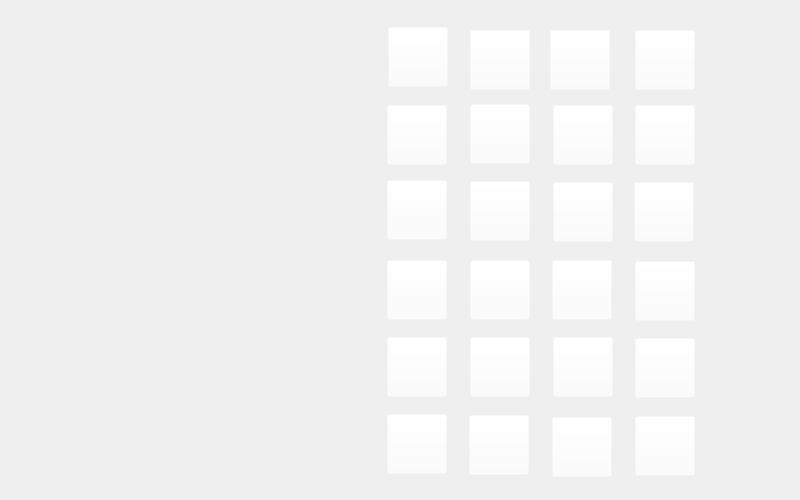
<?xml version="1.0" encoding="UTF-8"?>
<ui version="4.0">
 <class>Form</class>
 <widget class="QWidget" name="Form">
  <property name="geometry">
   <rect>
    <x>0</x>
    <y>0</y>
    <width>800</width>
    <height>500</height>
   </rect>
  </property>
  <property name="windowTitle">
   <string>Form</string>
  </property>
  <widget class="QLabel" name="img_easy">
   <property name="geometry">
    <rect>
     <x>0</x>
     <y>0</y>
     <width>800</width>
     <height>500</height>
    </rect>
   </property>
   <property name="text">
    <string/>
   </property>
   <property name="pixmap">
    <pixmap>../imagens_telas/memory game- medium.png</pixmap>
   </property>
  </widget>
  <widget class="QLabel" name="placar_jogador1">
   <property name="geometry">
    <rect>
     <x>240</x>
     <y>110</y>
     <width>47</width>
     <height>41</height>
    </rect>
   </property>
   <property name="text">
    <string/>
   </property>
  </widget>
  <widget class="QLabel" name="placar_jogador2">
   <property name="geometry">
    <rect>
     <x>240</x>
     <y>190</y>
     <width>47</width>
     <height>41</height>
    </rect>
   </property>
   <property name="text">
    <string/>
   </property>
  </widget>
  <widget class="QPushButton" name="bnt_0">
   <property name="geometry">
    <rect>
     <x>388</x>
     <y>27</y>
     <width>60</width>
     <height>60</height>
    </rect>
   </property>
   <property name="styleSheet">
    <string notr="true">background: rgba(255,255,255,0)</string>
   </property>
   <property name="text">
    <string/>
   </property>
  </widget>
  <widget class="QPushButton" name="btn_1">
   <property name="geometry">
    <rect>
     <x>470</x>
     <y>30</y>
     <width>60</width>
     <height>60</height>
    </rect>
   </property>
   <property name="styleSheet">
    <string notr="true">background: rgba(255,255,255,0)</string>
   </property>
   <property name="text">
    <string/>
   </property>
  </widget>
  <widget class="QPushButton" name="btn_2">
   <property name="geometry">
    <rect>
     <x>550</x>
     <y>30</y>
     <width>60</width>
     <height>60</height>
    </rect>
   </property>
   <property name="styleSheet">
    <string notr="true">background: rgba(255,255,255,0)</string>
   </property>
   <property name="text">
    <string/>
   </property>
  </widget>
  <widget class="QPushButton" name="btn_3">
   <property name="geometry">
    <rect>
     <x>635</x>
     <y>30</y>
     <width>60</width>
     <height>60</height>
    </rect>
   </property>
   <property name="styleSheet">
    <string notr="true">background: rgba(255,255,255,0)</string>
   </property>
   <property name="text">
    <string/>
   </property>
  </widget>
  <widget class="QPushButton" name="btn_4">
   <property name="geometry">
    <rect>
     <x>387</x>
     <y>105</y>
     <width>60</width>
     <height>60</height>
    </rect>
   </property>
   <property name="styleSheet">
    <string notr="true">background: rgba(255,255,255,0)</string>
   </property>
   <property name="text">
    <string/>
   </property>
  </widget>
  <widget class="QPushButton" name="btn_5">
   <property name="geometry">
    <rect>
     <x>470</x>
     <y>104</y>
     <width>60</width>
     <height>60</height>
    </rect>
   </property>
   <property name="styleSheet">
    <string notr="true">background: rgba(255,255,255,0)</string>
   </property>
   <property name="text">
    <string/>
   </property>
  </widget>
  <widget class="QPushButton" name="btn_6">
   <property name="geometry">
    <rect>
     <x>553</x>
     <y>105</y>
     <width>60</width>
     <height>60</height>
    </rect>
   </property>
   <property name="styleSheet">
    <string notr="true">background: rgba(255,255,255,0)</string>
   </property>
   <property name="text">
    <string/>
   </property>
  </widget>
  <widget class="QPushButton" name="btn_7">
   <property name="geometry">
    <rect>
     <x>635</x>
     <y>105</y>
     <width>60</width>
     <height>60</height>
    </rect>
   </property>
   <property name="styleSheet">
    <string notr="true">background: rgba(255,255,255,0)</string>
   </property>
   <property name="text">
    <string/>
   </property>
  </widget>
  <widget class="QPushButton" name="btn_8">
   <property name="geometry">
    <rect>
     <x>387</x>
     <y>180</y>
     <width>60</width>
     <height>60</height>
    </rect>
   </property>
   <property name="styleSheet">
    <string notr="true">background: rgba(255,255,255,0)</string>
   </property>
   <property name="text">
    <string/>
   </property>
  </widget>
  <widget class="QPushButton" name="btn_9">
   <property name="geometry">
    <rect>
     <x>470</x>
     <y>181</y>
     <width>60</width>
     <height>60</height>
    </rect>
   </property>
   <property name="styleSheet">
    <string notr="true">background: rgba(255,255,255,0)</string>
   </property>
   <property name="text">
    <string/>
   </property>
  </widget>
  <widget class="QPushButton" name="btn_10">
   <property name="geometry">
    <rect>
     <x>553</x>
     <y>182</y>
     <width>60</width>
     <height>60</height>
    </rect>
   </property>
   <property name="styleSheet">
    <string notr="true">background: rgba(255,255,255,0)</string>
   </property>
   <property name="text">
    <string/>
   </property>
  </widget>
  <widget class="QPushButton" name="btn_11">
   <property name="geometry">
    <rect>
     <x>634</x>
     <y>182</y>
     <width>60</width>
     <height>60</height>
    </rect>
   </property>
   <property name="styleSheet">
    <string notr="true">background: rgba(255,255,255,0)</string>
   </property>
   <property name="text">
    <string/>
   </property>
  </widget>
  <widget class="QPushButton" name="btn_12">
   <property name="geometry">
    <rect>
     <x>387</x>
     <y>260</y>
     <width>60</width>
     <height>60</height>
    </rect>
   </property>
   <property name="styleSheet">
    <string notr="true">background: rgba(255,255,255,0)</string>
   </property>
   <property name="text">
    <string/>
   </property>
  </widget>
  <widget class="QPushButton" name="btn_13">
   <property name="geometry">
    <rect>
     <x>470</x>
     <y>260</y>
     <width>60</width>
     <height>60</height>
    </rect>
   </property>
   <property name="styleSheet">
    <string notr="true">background: rgba(255,255,255,0)</string>
   </property>
   <property name="text">
    <string/>
   </property>
  </widget>
  <widget class="QPushButton" name="btn_14">
   <property name="geometry">
    <rect>
     <x>552</x>
     <y>260</y>
     <width>60</width>
     <height>60</height>
    </rect>
   </property>
   <property name="styleSheet">
    <string notr="true">background: rgba(255,255,255,0)</string>
   </property>
   <property name="text">
    <string/>
   </property>
  </widget>
  <widget class="QPushButton" name="btn_15">
   <property name="geometry">
    <rect>
     <x>635</x>
     <y>261</y>
     <width>60</width>
     <height>60</height>
    </rect>
   </property>
   <property name="styleSheet">
    <string notr="true">background: rgba(255,255,255,0)</string>
   </property>
   <property name="text">
    <string/>
   </property>
  </widget>
  <widget class="QPushButton" name="btn_16">
   <property name="geometry">
    <rect>
     <x>387</x>
     <y>337</y>
     <width>60</width>
     <height>60</height>
    </rect>
   </property>
   <property name="styleSheet">
    <string notr="true">background: rgba(255,255,255,0)</string>
   </property>
   <property name="text">
    <string/>
   </property>
  </widget>
  <widget class="QPushButton" name="btn_17">
   <property name="geometry">
    <rect>
     <x>470</x>
     <y>337</y>
     <width>60</width>
     <height>60</height>
    </rect>
   </property>
   <property name="styleSheet">
    <string notr="true">background: rgba(255,255,255,0)</string>
   </property>
   <property name="text">
    <string/>
   </property>
  </widget>
  <widget class="QPushButton" name="btn_18">
   <property name="geometry">
    <rect>
     <x>553</x>
     <y>337</y>
     <width>60</width>
     <height>60</height>
    </rect>
   </property>
   <property name="styleSheet">
    <string notr="true">background: rgba(255,255,255,0)</string>
   </property>
   <property name="text">
    <string/>
   </property>
  </widget>
  <widget class="QPushButton" name="btn_19">
   <property name="geometry">
    <rect>
     <x>635</x>
     <y>338</y>
     <width>60</width>
     <height>60</height>
    </rect>
   </property>
   <property name="styleSheet">
    <string notr="true">background: rgba(255,255,255,0)</string>
   </property>
   <property name="text">
    <string/>
   </property>
  </widget>
  <widget class="QPushButton" name="btn_20">
   <property name="geometry">
    <rect>
     <x>387</x>
     <y>414</y>
     <width>60</width>
     <height>60</height>
    </rect>
   </property>
   <property name="styleSheet">
    <string notr="true">background: rgba(255,255,255,0)</string>
   </property>
   <property name="text">
    <string/>
   </property>
  </widget>
  <widget class="QPushButton" name="btn_21">
   <property name="geometry">
    <rect>
     <x>469</x>
     <y>415</y>
     <width>60</width>
     <height>60</height>
    </rect>
   </property>
   <property name="styleSheet">
    <string notr="true">background: rgba(255,255,255,0)</string>
   </property>
   <property name="text">
    <string/>
   </property>
  </widget>
  <widget class="QPushButton" name="btn_22">
   <property name="geometry">
    <rect>
     <x>552</x>
     <y>417</y>
     <width>60</width>
     <height>60</height>
    </rect>
   </property>
   <property name="styleSheet">
    <string notr="true">background: rgba(255,255,255,0)</string>
   </property>
   <property name="text">
    <string/>
   </property>
  </widget>
  <widget class="QPushButton" name="btn_23">
   <property name="geometry">
    <rect>
     <x>635</x>
     <y>416</y>
     <width>60</width>
     <height>60</height>
    </rect>
   </property>
   <property name="styleSheet">
    <string notr="true">background: rgba(255,255,255,0)</string>
   </property>
   <property name="text">
    <string/>
   </property>
  </widget>
 </widget>
 <resources/>
 <connections/>
</ui>
